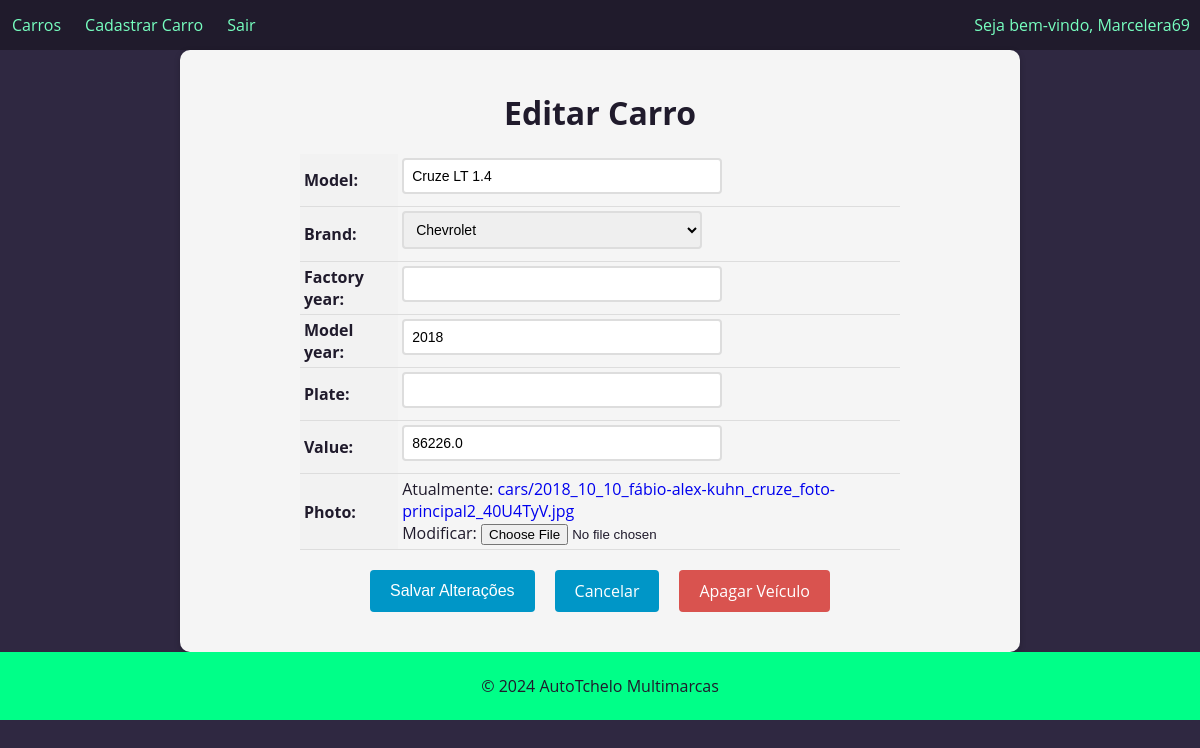
The page /car/25/update (signed in) on the database its author committed.
### cars/models.py (models this page shows, shortened)
class Car(models.Model):
    id = models.AutoField(primary_key=True)
    model = models.CharField(max_length=200)
    brand = models.ForeignKey(Brand, on_delete=models.PROTECT, related_name='car_brand')
    factory_year= models.IntegerField(blank=True, null=True)
    model_year= models.IntegerField()
    plate = models.CharField(max_length=10, blank=True, null=True)
    value= models.FloatField()
    photo = models.ImageField(upload_to='cars/')

### cars/views.py (the view, shortened to what this page needs)
# urls.py: path('car/<int:pk>/update', CarUpdateView.as_view(), name='car_update'),
@method_decorator(login_required(login_url='login'), name='dispatch')
class CarUpdateView(UpdateView):
    model = Car
    form_class = CarForm
    template_name = 'car_update.html'

### cars/forms.py (shortened to what this page needs)
class CarForm(forms.ModelForm):
    class Meta():
        model = Car
        fields = '__all__'

### cars/models.py (called while the page is built)
    def __str__(self):
        return self.name

### cars/templates/car_update.html (shortened to what this page needs)
{% extends "base.html" %}
{% block content %}
  <form method="post" enctype="multipart/form-data">
    <h1>Editar Carro</h1>
    <table>
      {{ form.as_table }}
    </table>
    <div>
      <div class="buttons-container">
        <input type="submit" value="Salvar Alterações" class="btn btn-primary">
        <a href="{% url 'cars_list' %}" class="btn btn-secondary">Cancelar</a>
        <a href="{% url 'car_delete' pk=object.pk %}" class="btn btn-danger">Apagar Veículo</a>
       </div>
      </div>
  </form>
{% endblock %}

### app/templates/base.html (shortened to what this page needs)
<!DOCTYPE html>
<html lang="pt-br">
<head>
</head>
<body>
  <header>
    <nav>
      <ul>
        <li><a href="{% url 'cars_list' %}">Carros</a></li>
        {% if user.is_authenticated %}
          <li><a href="{% url 'new_car' %}">Cadastrar Carro</a></li>
          <li><a href="{% url 'logout' %}">Sair</a></li>
        {% endif %}
      </ul>
      {% if user.is_authenticated %}
      <div class="bemvindo-user">
        <p>Seja bem-vindo, {{user.username}}</p>
      </div>
      {% endif %}
    </nav>
  </header>
  <main>
    {% block content %}
    {% endblock %}
  </main>
  <footer>
    <p>&copy; 2024 AutoTchelo Multimarcas</p>
  </footer>
</body>
</html>

### app/templates/base.html (style rules this page uses)
body { font-family: 'Open Sans', sans-serif; background-color: #f7f7f7; color: #201b2c; margin: 0; padding: 0; }
header { background-color: #0096c7; color: #fff; text-align: center; }
footer { background-color: #00ff88; color: #201b2c; padding: 7px; text-align: center; }
nav { display: flex; justify-content: space-between; align-items: center; background-color: #201b2c; color: #fff; height: 50px; box-shadow: 0px 5px 7px #0000001c; z-index: 0; }
nav ul { list-style: none; margin: 0; padding: 0; display: flex; }
nav ul li { margin: 2px; padding: 0px; }
nav ul li a { color: #77ffc0; text-decoration: none; font-size: 16px; transition: all 0.3s ease; border-radius: 2px; padding: 16px 10px; }
div.bemvindo-user { font-size: medium; color: #77ffc0; padding: 0px 10px; }

### cars/templates/car_update.html (style rules this page uses)
body { background-color: #2f2841; }
main { background-color: #2f2841; }
form { max-width: 800px; margin: 0 auto; padding: 20px; background-color: #f5f5f5; border-radius: 10px; box-shadow: 0 2px 6px rgba(0, 0, 0, 0.2); }
form h1 { font-size: 2rem; margin-bottom: 20px; text-align: center; }
table { margin: 0 auto; border-collapse: collapse; width: 100%; max-width: 600px; }
th, td { padding: 4px; text-align: left; border-bottom: 1px solid #ddd; }
th { background-color: #f2f2f2; }
input[type="text"], input[type="number"], select, textarea { padding: 8px; font-size: 14px; border: 2px solid #ddd; border-radius: 4px; width: 100%; max-width: 300px; margin-bottom: 8px; transition: border-bottom-color 0.3s ease-in-out; }
.btn { background-color: #0096c7; color: #fff; border: none; padding: 10px 20px; font-size: 16px; border-radius: 4px; cursor: pointer; transition: background-color 0.3s ease-in-out; }
.buttons-container { display: flex; justify-content: center; margin-top: 20px; margin-bottom: 20px; }
.btn { display: inline-block; background-color: #0096c7; color: #fff; border: none; padding: 10px 20px; font-size: 16px; border-radius: 4px; cursor: pointer; transition: background-color 0.2s ease-in-out; margin: 0 10px; }
.btn-danger { background-color: #d9534f; text-decoration: none !important; }
a { text-decoration: none !important; }

### rows shown on the page
Car: model "Cruze LT 1.4", brand "Chevrolet", model_year "2018", value "86226.0"

### other values the page prints
{{ user.username }} "Marcelera69"
